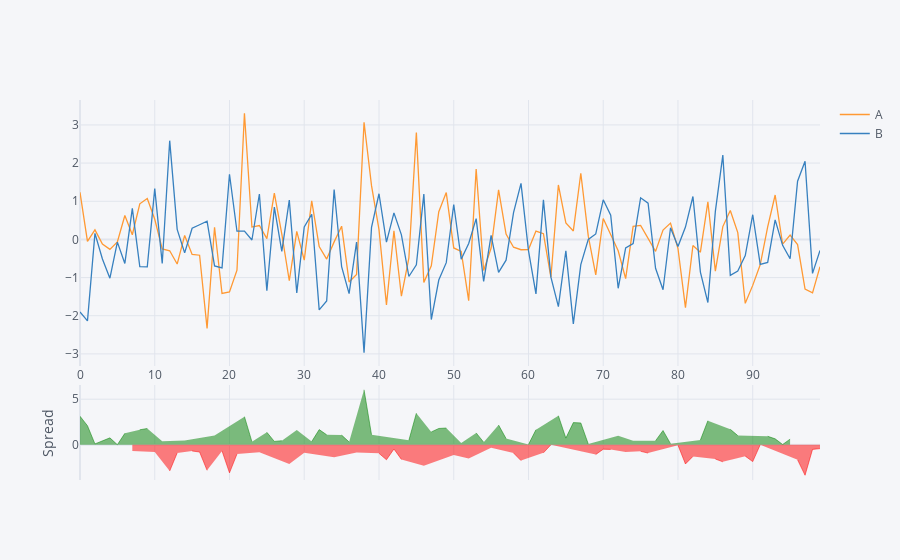

This figure's notebook cell:
### Code cell
df[['A','B']].iplot(kind="spread")
